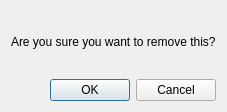
<?xml version="1.0" encoding="UTF-8"?>
<ui version="4.0">
 <class>Dialog</class>
 <widget class="QDialog" name="Dialog">
  <property name="geometry">
   <rect>
    <x>0</x>
    <y>0</y>
    <width>205</width>
    <height>112</height>
   </rect>
  </property>
  <property name="windowTitle">
   <string>Dialog</string>
  </property>
  <layout class="QGridLayout" name="gridLayout">
   <item row="0" column="0">
    <widget class="QLabel" name="warningL">
     <property name="text">
      <string>Are you sure you want to remove this?</string>
     </property>
    </widget>
   </item>
   <item row="1" column="0">
    <widget class="QDialogButtonBox" name="acceptB">
     <property name="orientation">
      <enum>Qt::Horizontal</enum>
     </property>
     <property name="standardButtons">
      <set>QDialogButtonBox::Cancel|QDialogButtonBox::Ok</set>
     </property>
    </widget>
   </item>
  </layout>
 </widget>
 <resources/>
 <connections>
  <connection>
   <sender>acceptB</sender>
   <signal>accepted()</signal>
   <receiver>Dialog</receiver>
   <slot>accept()</slot>
   <hints>
    <hint type="sourcelabel">
     <x>248</x>
     <y>254</y>
    </hint>
    <hint type="destinationlabel">
     <x>157</x>
     <y>274</y>
    </hint>
   </hints>
  </connection>
  <connection>
   <sender>acceptB</sender>
   <signal>rejected()</signal>
   <receiver>Dialog</receiver>
   <slot>reject()</slot>
   <hints>
    <hint type="sourcelabel">
     <x>316</x>
     <y>260</y>
    </hint>
    <hint type="destinationlabel">
     <x>286</x>
     <y>274</y>
    </hint>
   </hints>
  </connection>
 </connections>
</ui>
